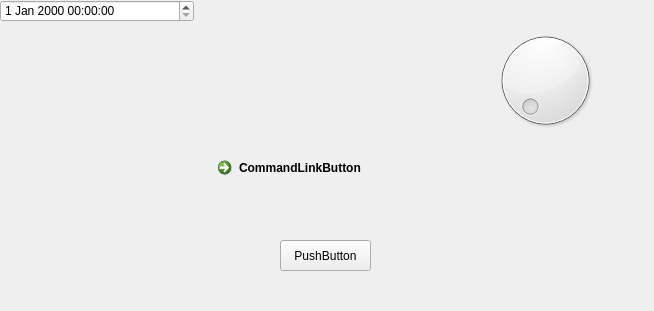
<?xml version="1.0" encoding="UTF-8"?>
<ui version="4.0">
 <class>Form</class>
 <widget class="QWidget" name="Form">
  <property name="geometry">
   <rect>
    <x>0</x>
    <y>0</y>
    <width>654</width>
    <height>311</height>
   </rect>
  </property>
  <property name="windowTitle">
   <string>Form</string>
  </property>
  <widget class="QPushButton" name="pushButton">
   <property name="geometry">
    <rect>
     <x>280</x>
     <y>240</y>
     <width>91</width>
     <height>31</height>
    </rect>
   </property>
   <property name="text">
    <string>PushButton</string>
   </property>
  </widget>
  <widget class="QDateTimeEdit" name="dateTimeEdit">
   <property name="geometry">
    <rect>
     <x>0</x>
     <y>0</y>
     <width>194</width>
     <height>22</height>
    </rect>
   </property>
  </widget>
  <widget class="QDial" name="dial">
   <property name="geometry">
    <rect>
     <x>490</x>
     <y>20</y>
     <width>111</width>
     <height>121</height>
    </rect>
   </property>
  </widget>
  <widget class="QCommandLinkButton" name="commandLinkButton">
   <property name="geometry">
    <rect>
     <x>210</x>
     <y>150</y>
     <width>222</width>
     <height>48</height>
    </rect>
   </property>
   <property name="text">
    <string>CommandLinkButton</string>
   </property>
  </widget>
 </widget>
 <resources/>
 <connections/>
</ui>
